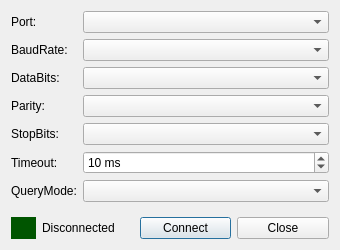
<?xml version="1.0" encoding="UTF-8"?>
<ui version="4.0">
 <class>SerialSettingsWindow</class>
 <widget class="QDialog" name="SerialSettingsWindow">
  <property name="geometry">
   <rect>
    <x>0</x>
    <y>0</y>
    <width>340</width>
    <height>250</height>
   </rect>
  </property>
  <property name="windowTitle">
   <string>Serial Communication Settings</string>
  </property>
  <layout class="QGridLayout" name="gridLayout">
   <item row="0" column="0">
    <layout class="QFormLayout" name="formLayout">
     <property name="fieldGrowthPolicy">
      <enum>QFormLayout::AllNonFixedFieldsGrow</enum>
     </property>
     <item row="0" column="0">
      <widget class="QLabel" name="portlabel">
       <property name="text">
        <string>Port:</string>
       </property>
      </widget>
     </item>
     <item row="0" column="1">
      <widget class="QComboBox" name="portBox"/>
     </item>
     <item row="1" column="0">
      <widget class="QLabel" name="baudrateLabel">
       <property name="text">
        <string>BaudRate:</string>
       </property>
      </widget>
     </item>
     <item row="1" column="1">
      <widget class="QComboBox" name="baudRateBox"/>
     </item>
     <item row="2" column="0">
      <widget class="QLabel" name="databitsLabel">
       <property name="text">
        <string>DataBits:</string>
       </property>
      </widget>
     </item>
     <item row="2" column="1">
      <widget class="QComboBox" name="dataBitsBox"/>
     </item>
     <item row="3" column="0">
      <widget class="QLabel" name="parityLabel">
       <property name="text">
        <string>Parity:</string>
       </property>
      </widget>
     </item>
     <item row="3" column="1">
      <widget class="QComboBox" name="parityBox"/>
     </item>
     <item row="4" column="0">
      <widget class="QLabel" name="stopbitsLabel">
       <property name="text">
        <string>StopBits:</string>
       </property>
      </widget>
     </item>
     <item row="4" column="1">
      <widget class="QComboBox" name="stopBitsBox"/>
     </item>
     <item row="5" column="0">
      <widget class="QLabel" name="timeoutLabel">
       <property name="text">
        <string>Timeout:</string>
       </property>
      </widget>
     </item>
     <item row="5" column="1">
      <widget class="QSpinBox" name="timeoutBox">
       <property name="suffix">
        <string> ms</string>
       </property>
       <property name="minimum">
        <number>-1</number>
       </property>
       <property name="maximum">
        <number>10000</number>
       </property>
       <property name="singleStep">
        <number>10</number>
       </property>
       <property name="value">
        <number>10</number>
       </property>
      </widget>
     </item>
     <item row="6" column="0">
      <widget class="QLabel" name="querymodeLabel">
       <property name="text">
        <string>QueryMode:</string>
       </property>
      </widget>
     </item>
     <item row="6" column="1">
      <widget class="QComboBox" name="queryModeBox"/>
     </item>
    </layout>
   </item>
   <item row="1" column="0">
    <layout class="QHBoxLayout" name="horizontalLayout">
     <item>
      <widget class="HLed" name="led" native="true">
       <property name="sizePolicy">
        <sizepolicy hsizetype="Fixed" vsizetype="Fixed">
         <horstretch>0</horstretch>
         <verstretch>0</verstretch>
        </sizepolicy>
       </property>
       <property name="minimumSize">
        <size>
         <width>20</width>
         <height>20</height>
        </size>
       </property>
       <property name="maximumSize">
        <size>
         <width>25</width>
         <height>25</height>
        </size>
       </property>
       <property name="styleSheet">
        <string notr="true">background-color: rgb(0, 85, 0);</string>
       </property>
      </widget>
     </item>
     <item>
      <widget class="QLabel" name="connectStatusLabel">
       <property name="text">
        <string>Disconnected</string>
       </property>
      </widget>
     </item>
     <item>
      <widget class="QPushButton" name="connectButton">
       <property name="text">
        <string>Connect</string>
       </property>
      </widget>
     </item>
     <item>
      <widget class="QPushButton" name="closeButton">
       <property name="text">
        <string>Close</string>
       </property>
      </widget>
     </item>
    </layout>
   </item>
  </layout>
 </widget>
 <customwidgets>
  <customwidget>
   <class>HLed</class>
   <extends>QWidget</extends>
   <header>hled.h</header>
   <container>1</container>
  </customwidget>
 </customwidgets>
 <resources/>
 <connections>
  <connection>
   <sender>closeButton</sender>
   <signal>clicked()</signal>
   <receiver>SerialSettingsWindow</receiver>
   <slot>reject()</slot>
   <hints>
    <hint type="sourcelabel">
     <x>136</x>
     <y>213</y>
    </hint>
    <hint type="destinationlabel">
     <x>141</x>
     <y>244</y>
    </hint>
   </hints>
  </connection>
 </connections>
</ui>
